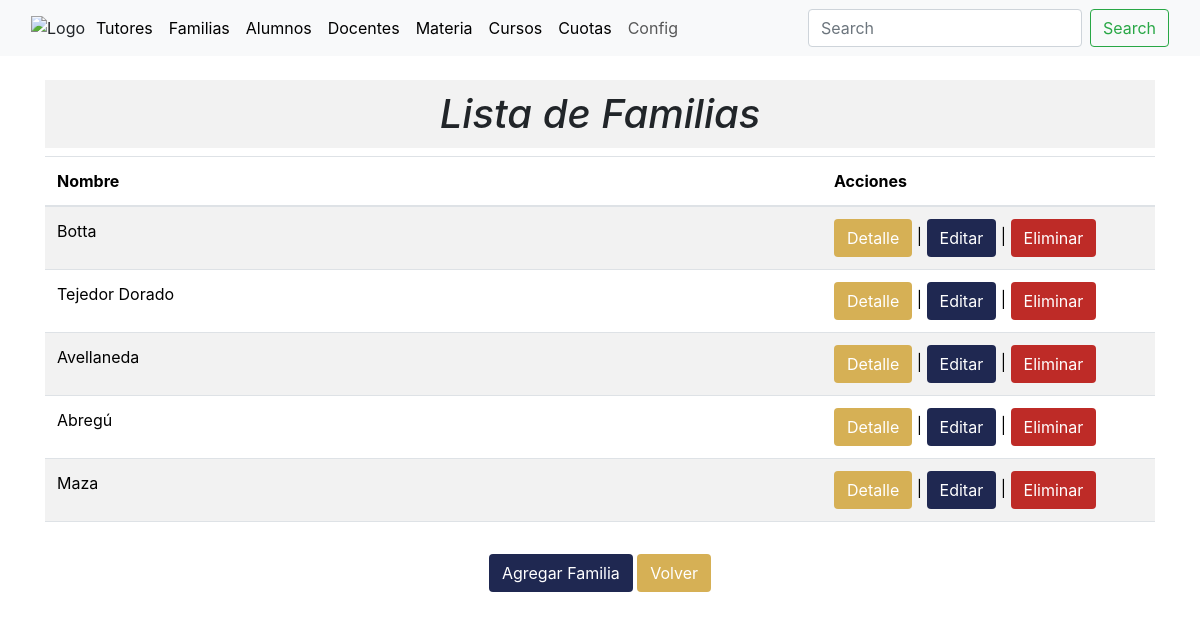
The page /familia_list on the database its author committed.
### academico/models.py (models this page shows, shortened)
class Familia(models.Model):
    Tutores = models.ManyToManyField(Tutores,blank=False)
    Nombre_Familia = models.CharField(max_length=255, default=None)
    class Meta:
        db_table = 'familias'
        verbose_name = 'familia'
        verbose_name_plural = 'familias'

### academico/views.py (the view)
# urls.py: path('familia_list', views.familia_list, name='familia_list'),
def familia_list(request):
    familias = Familia.objects.all()
    tutores = Tutores.objects.all()
    form = FamiliaForm()
    context = {'familias': familias,
               'tutores': tutores,
               'form': form}
    return render(request, 'familia_list.html', context)

### academico/forms.py
class FamiliaForm(forms.ModelForm):
    class Meta:
        model = Familia
        fields = ['Nombre_Familia']
        widgets = {
            'Nombre_Familia': forms.TextInput(attrs={'class': 'form-control'}),
        }
    def __init__(self, *args, **kwargs):
        super().__init__(*args, **kwargs)
        self.fields['Nombre_Familia'].required = False

### academico/models.py (called while the page is built)
    def __str__(self):
        return '%s %s '%(self.Nombre,self.Apellido)

### academico/templates/familia_list.html (shortened to what this page needs)
{% extends "base.html" %}
{%block content%}
<main>
  <div class="container mt-4">
    <div class="row justify-content-center">
      <div class="col-md-12 text-center">
        <h1 style="font-style: italic; background-color: #f2f2f2; padding: 10px;">Lista de Familias</h1>
      </div>
    </div>
    <div class="row justify-content-center">
      <div class="col-md-12"> <div class="table-responsive">
        <table class="table table-striped table-hover">
          <thead>
            <tr>
              <th style="width: 70%;">Nombre</th>
              <th>Acciones</th>
            </tr>
          </thead>
          <tbody>
            {% for familia in familias %}
            <tr>
              <td>
                {{ familia.Nombre_Familia }}
              </td>
              <td>
                <button type="button" class="btn" style="background-color: rgb(214,176,85); color: white;"
                        data-toggle="modal" data-target="#familiaDetailsModal{{ familia.pk }}">Detalle</button> |
                <button type="button" class="btn" style="background-color: rgb(31,40,81); color: white;"
                        data-toggle="modal" data-target="#familiaEditModal{{ familia.pk }}">Editar</button> |
                <button type="button" class="btn" style="background-color: rgb(190,43,39); color: white;"
                        data-toggle="modal" data-target="#familiaDeleteModal{{ familia.pk }}">Eliminar</button>
              </td>
            </tr>
            {% endfor %}
          </tbody>
        </table>
        </div>
      </div>
    </div>
    <div class="row justify-content-center mt-3">
      <div class="col-md-8 text-center">
        <button type="button" class="btn" style="background-color: rgb(31,40,81); color: white;" onclick="location.href='{% url 'familia_create' %}'">Agregar Familia</button>
        <button type="button" class="btn" style="background-color: rgb(214,176,85); color: white;" onclick="location.href='{% url 'index' %}'">Volver</button>
      </div>
    </div>
  </div>
</main>
{%endblock%}

### rows shown on the page
Familia: Nombre_Familia "Botta"
Familia: Nombre_Familia "Tejedor Dorado"
Familia: Nombre_Familia "Avellaneda"
Familia: Nombre_Familia "Abregú"
Familia: Nombre_Familia "Maza"
